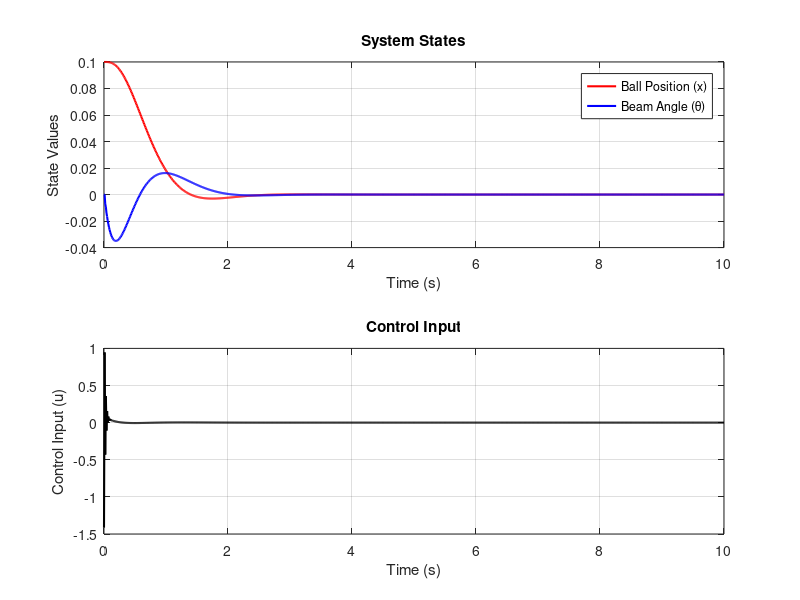

MATLAB code to generate this figure:
% =========================================================================
% FILE NAME: project_param.m
% =========================================================================
% PURPOSE:
%   Simulates the dynamics of a ball-and-beam system controlled using an
%   LQR (Linear Quadratic Regulator). The script evaluates system
%   performance using metrics such as IAE, ISE, ITAE, settling time, and
%   overshoot, and visualizes the results.
%
% AUTHOR: Alexander Brown
% DATE:   2024-12-02
%
% VERSION: 1.0
%   - Initial implementation of the ball-and-beam simulation.
%
% INPUTS:
%   - Initial conditions for ball position and velocity.
%   - Reference state (desired position).
%   - System and control parameters (LQR weights, system matrices).
%
% OUTPUTS:
%   - Performance metrics: IAE, ISE, ITAE, settling time, percent overshoot
%   - Plots of state trajectories and control effort over time.
%
% SYSTEM PARAMETERS:
%   - Beam length, height, and width.
%   - Ball mass, radius, and moment of inertia.
%   - Gravitational acceleration.
%
% INSTRUCTIONS:
%   1. Configure the system and simulation parameters as desired.
%   2. Run the script in MATLAB.
%   3. Analyze the generated plots and performance metrics.
%
% DEPENDENCIES:
%   This script requires the following toolboxes and files:
%
%   1. MATLAB (Core) [Version 24.2 or higher]
%      - Required for basic operations, numerical computation, and plots.
%
%   2. Control System Toolbox [Version 24.2 or higher]
%      - Required for state-space modeling and LQR design.
%      - Functions used: lqr, ss, etc.
%
%   Files:
%   - project_param.m (this script)
%   - beam_and_ball_LQR_controller.slx (required for system 3D modeling)
%
%   Note:
%   If used in combination with Simulink model for 3D visualization:
%      - Simscape Multibody Toolbox required for the `Mechanics Explorer`.
%      - Dependencies for Simulink models should be verified separately.
%
%   Ensure all dependencies are installed and accessible before running.
%
% =========================================================================

%% Housekeeping
clear, close all, clc;

%% System Parameters
% beam
L = 1.0;
w = 0.05;
h = 0.1;

% ball
m = 0.5;
r = 0.05;
g = 9.81;
I = 0.02;

% system matrices
A = [0 1 0 0; 0 0 g/L 0; 0 0 0 1; 0 0 -m*g*r/I 0];
B = [0; 0; 0; 1/I];
C = eye(4);
D = 0;

% LQR weights
Q = diag([100, 5, 100, 5]);
R = 0.5;

% gain calculation
K = lqr(A, B, Q, R);

% Simulation Parameters
T = 10;
x0 = [0.1; 0; 0; 0];
x_ref = [0; 0; 0; 0];

% system
dt = 0.01; % step
time = 0:dt:T;
x = x0;
u_hist = []; % control input history
x_hist = []; % state history
error_hist = []; % error history

for t = time
    e = x_ref - x;
    u = -K*x;
    u_hist = [u_hist, u];
    x_hist = [x_hist, x];
    error_hist = [error_hist, e];
    
    % euler integration
    dx = A*x + B*u;
    x = x + dx*dt;
end

% cost function calculations
e_pos = error_hist(1, :);
IAE = trapz(time, abs(e_pos));
ISE = trapz(time, e_pos.^2);
ITAE = trapz(time, time .* abs(e_pos));

% % settling time
% tolerance = 0.02;
% x_final = x_hist(1, end);
% settling_indices = find(abs(x_hist(1, :) - x_final) ...
%     > tolerance*abs(x_final));
% if isempty(settling_indices)
%     settling_time = 0;
% else
%     settling_time = time(settling_indices(end));
% end
% 
% % percent overshoot
% x_max = max(x_hist(1, :));
% percent_overshoot = ((x_max - x_final) / abs(x_final))*100;

fprintf('Cost Analysis Results:\n');
fprintf('IAE: %.5f\n', IAE);
fprintf('ISE: %.5f\n', ISE);
fprintf('ITAE: %.5f\n', ITAE);
% fprintf('Settling Time: %.2f seconds\n', settling_time);
% fprintf('Percent Overshoot: %.2f%%\n', percent_overshoot);

% visualize system simulation
figure;
subplot(2, 1, 1);
plot(time, x_hist(1, :), 'r', 'LineWidth', 1.5); hold on;
plot(time, x_hist(3, :), 'b', 'LineWidth', 1.5);
legend('Ball Position (x)', 'Beam Angle (\theta)');
xlabel('Time (s)');
ylabel('State Values');
title('System States');
grid on;

subplot(2, 1, 2);
plot(time, u_hist, 'k', 'LineWidth', 1.5);
xlabel('Time (s)');
ylabel('Control Input (u)');
title('Control Input');
grid on;